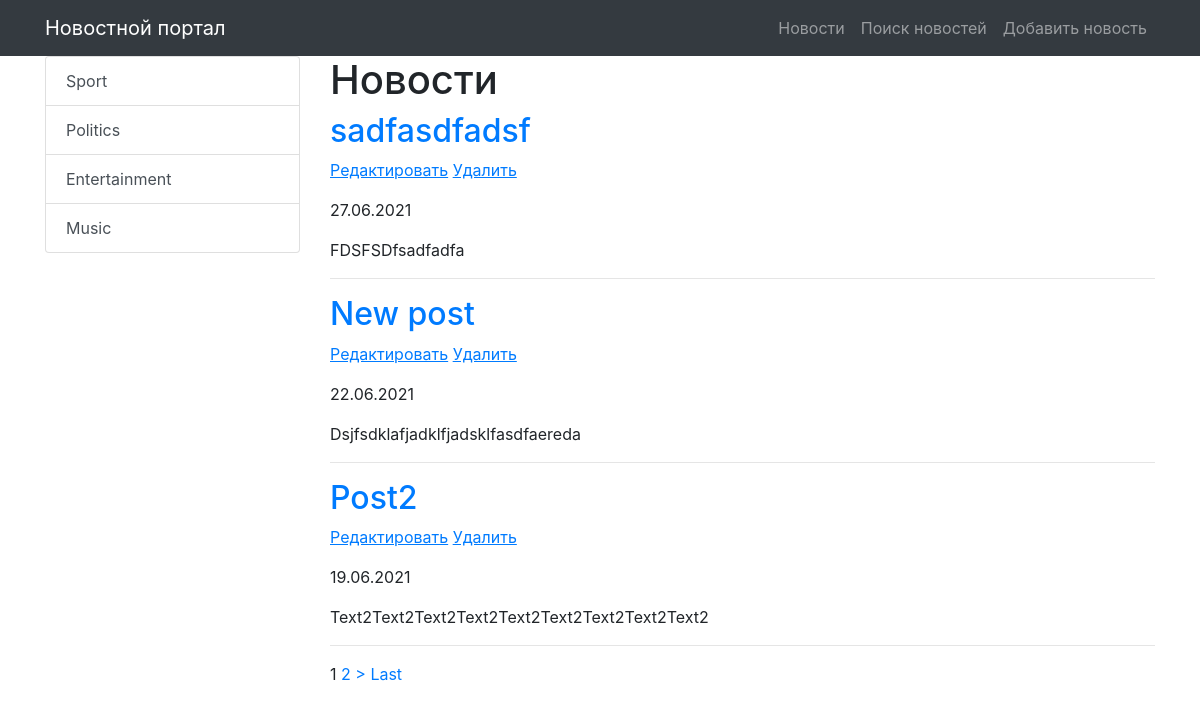
The page /news/ (signed in) on the database as committed earlier.
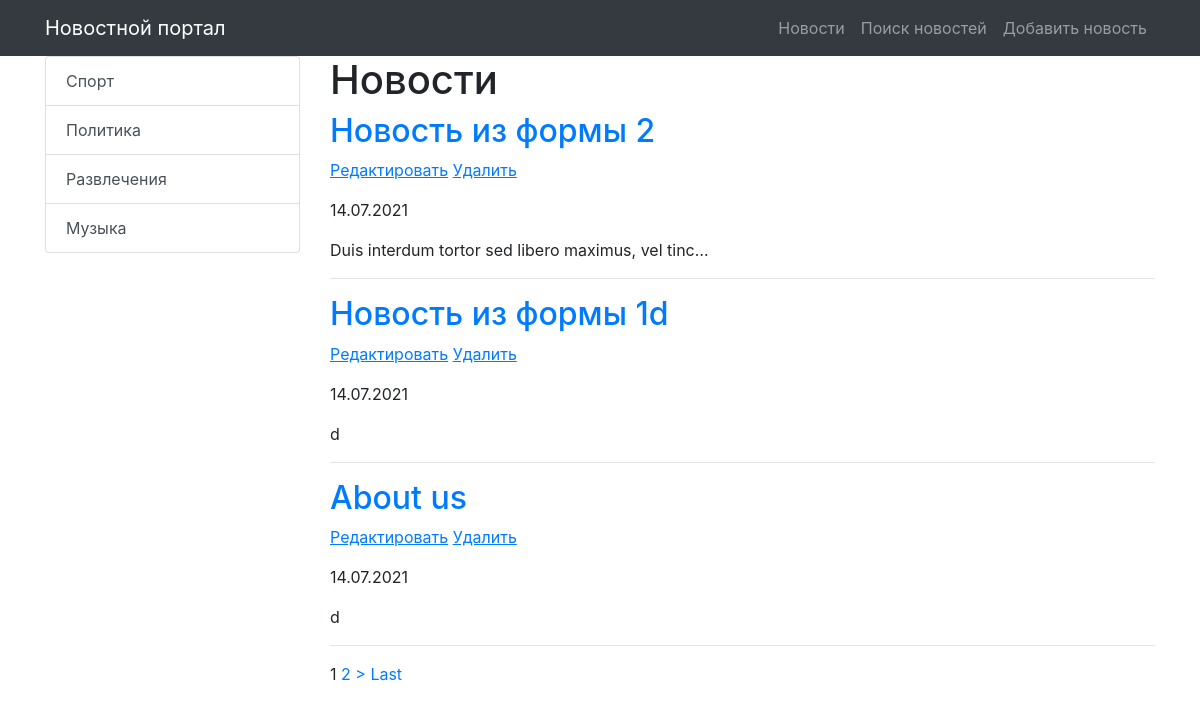
The same page on the database as committed later.
### news/models.py (models this page shows, shortened)
class Category(models.Model):
    title = models.CharField(max_length=255, unique=True)
    subscribers = models.ForeignKey(User, on_delete=models.CASCADE)
    def get_absolute_url(self):
        return reverse('news_category', kwargs={'category_id': self.pk})

class Post(models.Model):
    author = models.ForeignKey(Author, on_delete=models.CASCADE, verbose_name='Автор')
    category = models.ManyToManyField(Category, through='PostCategory')
    type = models.BooleanField(default=False)  # False - статья, True - новость
    creation_datetime = models.DateTimeField(auto_now_add=True, verbose_name='Дата публикации')
    title = models.CharField(max_length=255, verbose_name='Название')
    text = models.TextField(verbose_name='Содержание')
    rating = models.IntegerField(default=0)

### news/views.py (the view)
# urls.py: path('', NewsList.as_view()),
class NewsList(LoginRequiredMixin, ListView):
    model = Post
    template_name = 'news.html'
    context_object_name = 'news'
    queryset = Post.objects.order_by('-creation_datetime')
    paginate_by = 3
    def get_context_data(self, **kwargs):
        context = super().get_context_data(**kwargs)
        context['posts_amount'] = len(Post.objects.all())
        context['categories'] = Category.objects.all()
        return context

### news/templatetags/custom_filters.py (called while the page is built)
@register.filter(name='censor')
def censor(text, swearing):
    if swearing in text:
        return text.replace(swearing, '***')
    return text

### templates/news.html (shortened to what this page needs)
{% extends 'default.html' %}
{% load custom_filters %}
{% block content %}
    <h1>Новости</h1>
    {% if news %}
        {% for news_one in news %}
            <h2>
                <a href="{% url 'news_one' news_one.pk %}">{{ news_one.title | censor:'очень_плохое_слово'}}</a>
            </h2>
            <p>
                <a href="{% url 'news_update' news_one.pk %}"><u>Редактировать</u></a>
                <a href="{% url 'news_delete' news_one.pk %}"><u> Удалить </u></a>
            </p>
            <p>{{ news_one.creation_datetime | date:'d.m.Y'}}</p>
            <p>{{ news_one.text | censor:'очень_плохое_слово' | truncatechars:50}}</p>
            <hr>
        {% endfor %}
    {% else %}
        <h2>Нет никаких новостей :(</h2>
    {% endif %}
    {% if is_paginated %}
        {% for num in page_obj.paginator.page_range %}
            {% if page_obj.number == num %}
                <a>{{ num }}</a>
            {% elif num > page_obj.number|add:'-2' and num < page_obj.number|add:'2' %}
                <a href="?page={{ num }}">{{ num }}</a>
            {% endif %}
        {% endfor %}
        {% if page_obj.has_next %}
            <a href="?page={{ page_obj.next_page_number }}">></a>
            <a href="?page={{ page_obj.paginator.num_pages }}">Last</a>
        {% endif %}
    {% endif %}
{% endblock content %}

### templates/default.html (shortened to what this page needs)
{% load static %}
<!DOCTYPE html>
<html lang="en">
<head>
    <link href="{% static 'vendor/bootstrap/css/bootstrap.min.css' %}" rel="stylesheet">
</head>
<body>
<nav class="navbar navbar-expand-lg navbar-dark bg-dark static-top">
    <div class="container">
        <a class="navbar-brand" href="/news/">Новостной портал</a>
        <div class="collapse navbar-collapse" id="navbarResponsive">
            <ul class="navbar-nav ml-auto">
                <li class="nav-item">
                    <a class="nav-link" href="/news/">Новости</a>
                </li>
                <li class="nav-item">
                    <a class="nav-link" href="{% url 'news_search' %}">Поиск новостей</a>
                </li>
                <li class="nav-item">
                    <a class="nav-link" href="{% url 'news_add' %}">Добавить новость</a>
                </li>
            </ul>
        </div>
    </div>
</nav>
<div class="container">
    <div class="row">
        <div class="col-md-3">
            <div class="list-group">
                {% for item in categories %}
                <a href="{{ item.get_absolute_url }}" class="list-group-item list-group-item-action">
                    {{ item.title }}
                </a>
                {% endfor %}
            </div>
        </div>
        <div class="col-md-9">
            {% block content %}
            {% endblock content %}
        </div>
    </div>
</div>
</body>
</html>

Rows that differ between the two databases and show on the page:
no longer on this page (row edited): Post: title|censor "sadfasdfadsf", creation_datetime "27.06.2021", text|censor "FDSFSDfsadfadfa"
no longer on this page (row edited): Post: title|censor "New post", creation_datetime "22.06.2021", text|censor "Dsjfsdklafjadklfjadsklfasdfaereda"
no longer on this page (row edited): Post: title|censor "Post2", creation_datetime "19.06.2021", text|censor "Text2Text2Text2Text2Text2Text2Text2Text2Text2"
changed Category: title "Sport" → "Спорт"
changed Category: title "Politics" → "Политика"
changed Category: title "Entertainment" → "Развлечения"
changed Category: title "Music" → "Музыка"
added Post: title|censor "Новость из формы 2", creation_datetime "14.07.2021", text|censor "Duis interdum tortor sed libero maximus, vel tinc…"
added Post: title|censor "Новость из формы 1d", creation_datetime "14.07.2021", text|censor "d"
added Post: title|censor "About us", creation_datetime "14.07.2021", text|censor "d"
